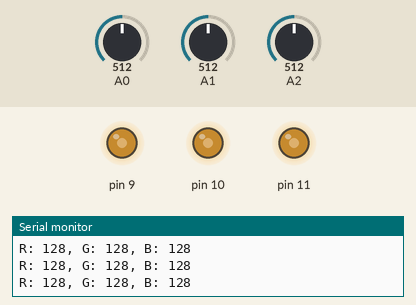
This sketch was run on a simulated Arduino Uno, built with avr-gcc and run on an emulated ATmega328P. Shown: output pins drawn as LEDs (lit = HIGH), the last lines printed to the serial monitor. The test bench sets the inputs (shaded band); at power-on: A0 = 512, A1 = 512, A2 = 512.

Above: at 1.2 s.
1.3 s: A0 set to 716
At 2.6 s:
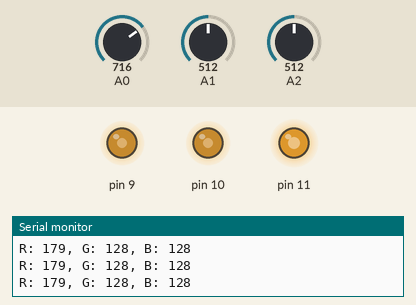
3.0 s: A1 set to 716
At 3.9 s:
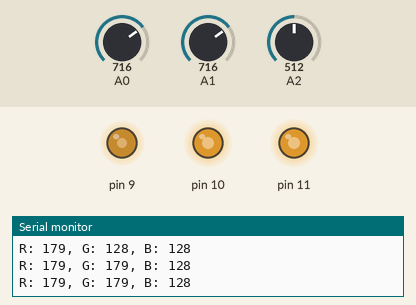
4.5 s: A2 set to 716
At 5.1 s:
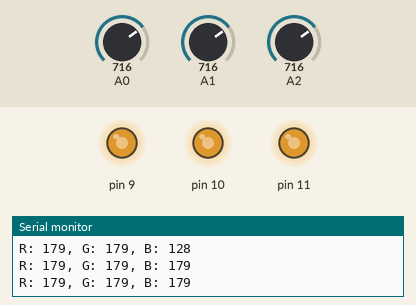
6.0 s: A0 set to 900
At 6.4 s:
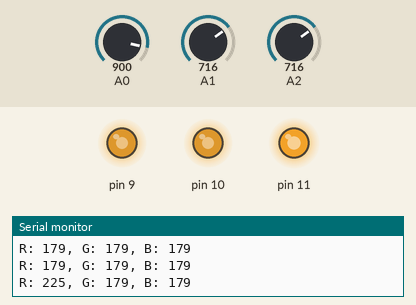
7.5 s: A1 set to 900
At 8.7 s:
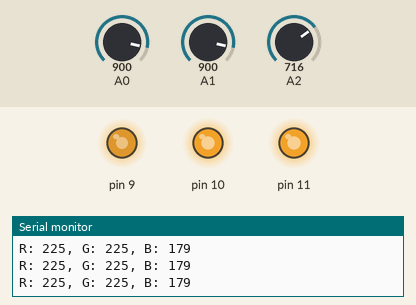
9.0 s: A2 set to 900
At 10.2 s:
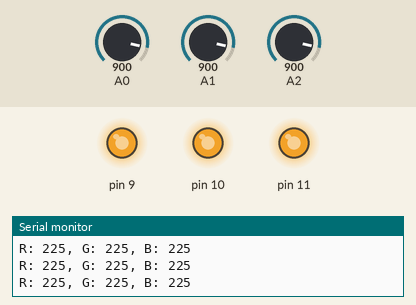
Timing chart, 0 to 11.5 s (numbered marks = the images above; inputs shaded):
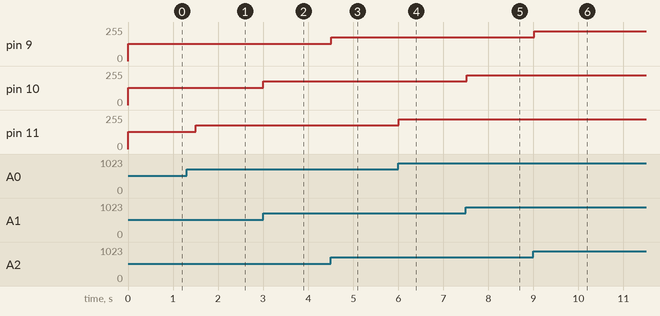

Measured:
- after the input at 1.3 s, pin 11: 128/255 → 179/255 after 0.20 s
- after the input at 3.0 s, pin 10: 128/255 → 179/255 at once
- after the input at 4.5 s, pin 9: 128/255 → 179/255 at once
- after the input at 6.0 s, pin 11: 179/255 → 225/255 at once
- after the input at 7.5 s, pin 10: 179/255 → 225/255 at once
- after the input at 9.0 s, pin 9: 179/255 → 225/255 at once

The sketch:

pot.ino
```cpp
void setup() {
  pinMode(11, OUTPUT);
  pinMode(10, OUTPUT);
  pinMode(9, OUTPUT);
  Serial.begin(9600);
}

void loop(){
  analogWrite(11, analogRead(A0)/4);
  analogWrite(10, analogRead(A1)/4);
  analogWrite(9, analogRead(A2)/4);

  Serial.print("R: ");
  Serial.print(analogRead(A0)/4);
  Serial.print(", ");
  Serial.print("G: ");
  Serial.print(analogRead(A1)/4);
  Serial.print(", ");
  Serial.print("B: ");
  Serial.println(analogRead(A2)/4);
  delay(500);
}
```
